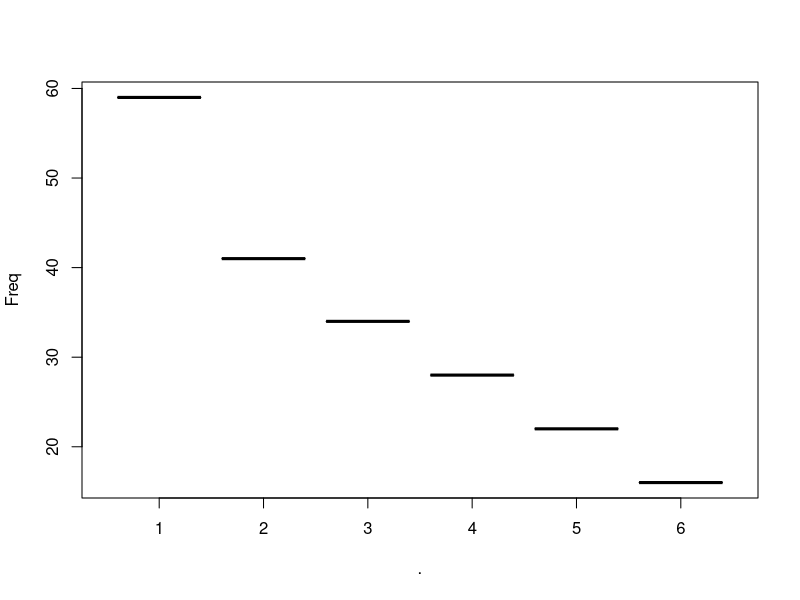
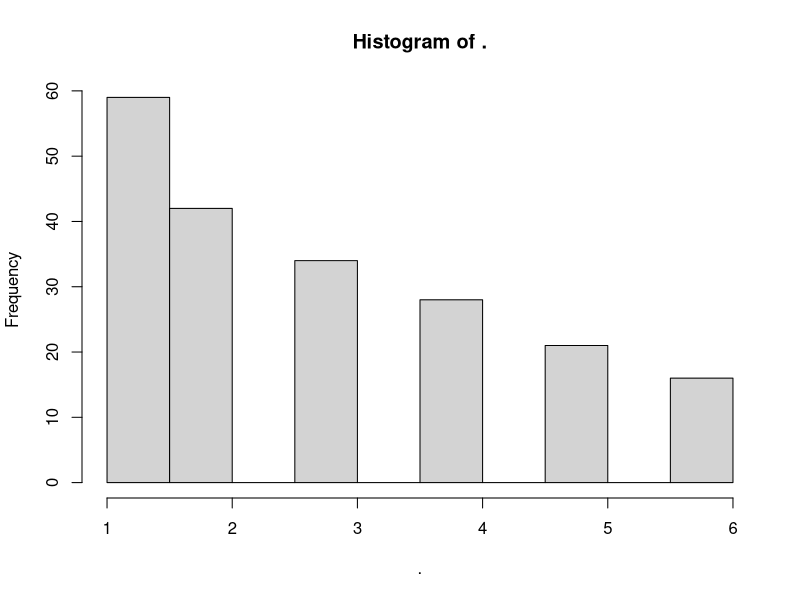
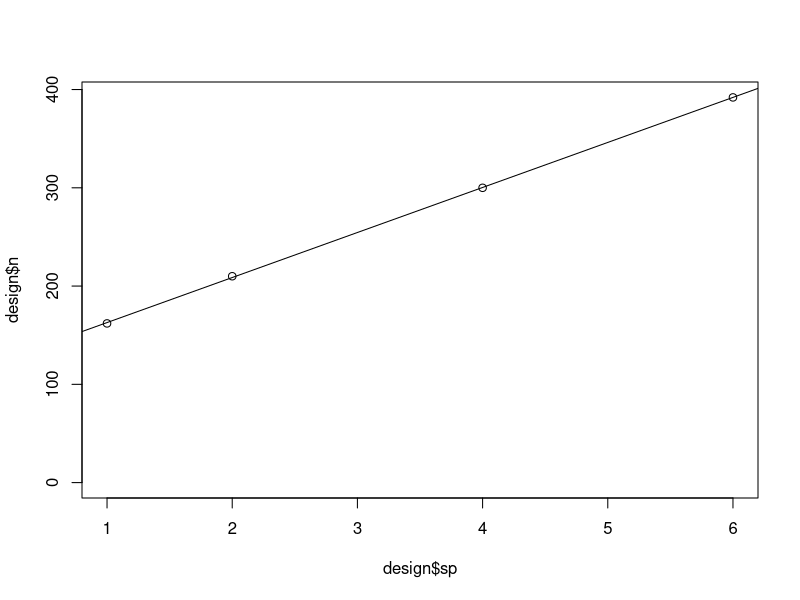
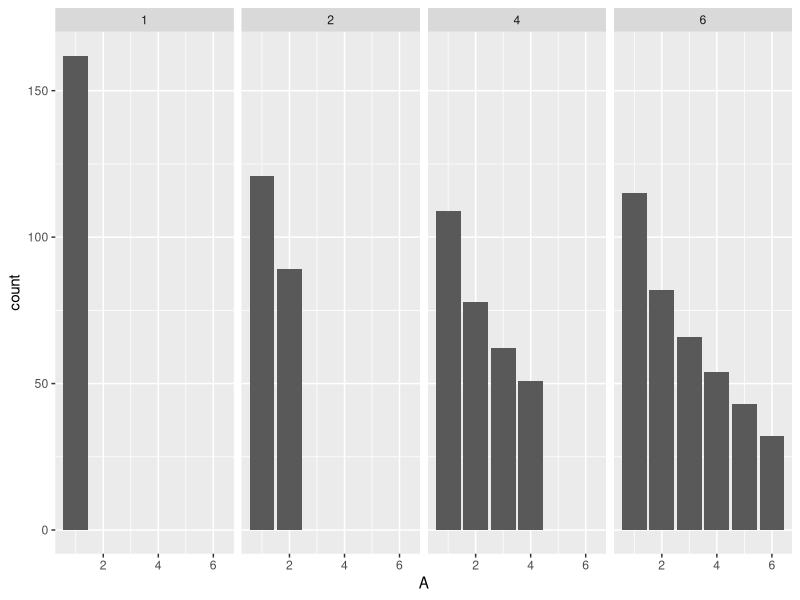
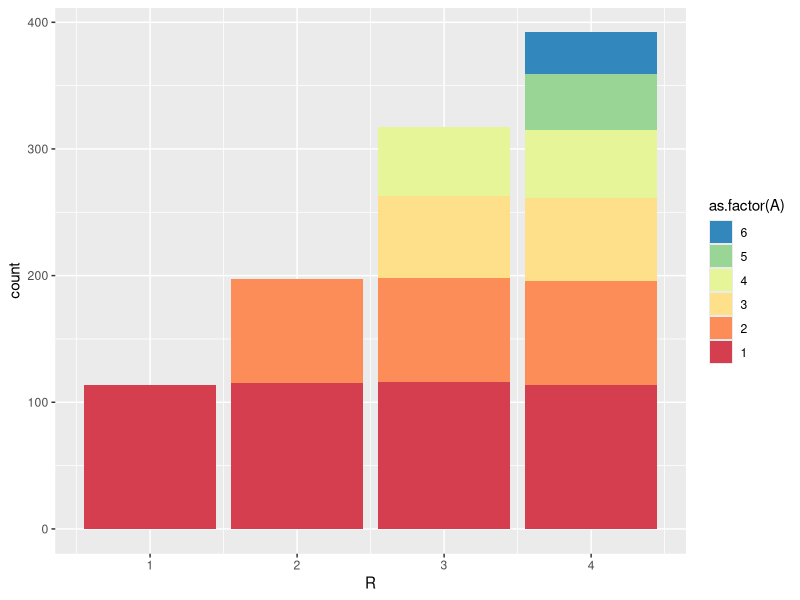
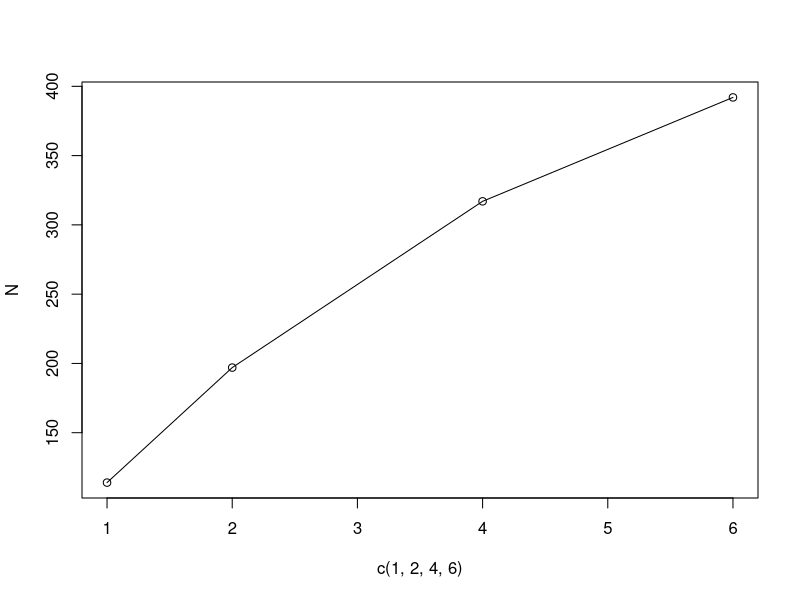
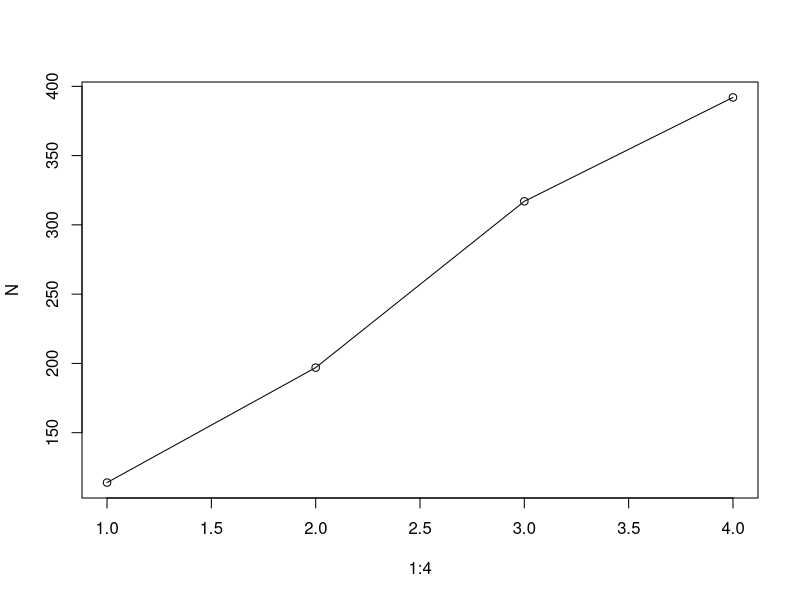
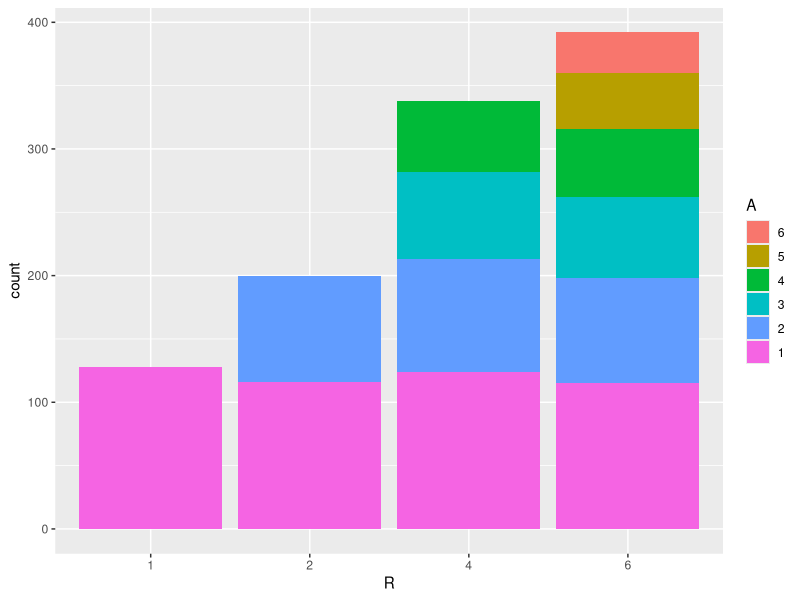

These figures' R source, in order: (Note: this script raises an error after producing the figures.)
library(dplyr); library(reshape2)
library(ggplot2)

#change color palette
library(RColorBrewer)
library(viridis)
pal<-(RColorBrewer::brewer.pal(6, "Spectral")) 
pal <- rev(pal)


#generating needed distributions for the mesocosm simulation

#################################
#SPECIES DISTRIBUTIONS
#################################
#lognormal distribution of species abundances
#important for knowing abundances of species at each richness level.

#you have 6 species. get proportion of individuals per species and standardize to a certain number of total individuals.

getabund <- function(r, n){ 
  #r=richness, n=total individuals, mu=mean of log distribution
  
  #get counts of each species
  n1 = n+max(r) #buffering the number of species so there aren't errors due to rounding
  
  #get distribution of each species. comes from a log distribution (mu=6, sd=.4) and 6 species are pulled. replicated 1000 times and the mean values taken.
  N <- 6
  sims <- 1000
  m2 <- matrix(NA, nrow = sims, ncol = N)
  for(i in 1:sims){
    y2 <- rlnorm(1:N, meanlog = 1, sdlog = .5) %>% 
      sort(decreasing = T)
    m2[i,] <- y2
  }
  pool <- apply(m2, 2, mean)/sum(apply(m2, 2, mean))
  
  #get abundances of each species for a richness level
  abund <- pool[1:r]*n1/sum(pool[1:r])
  
  #get actual population from the counts above 
  r2=1:length(r)
  pop <- rep(1:length(abund), abund)
  pop <- sort(sample(pop, n)) #bring the population back down to desired n. had issues with rounding.
  return(pop)
}

#adding in argument "rand" so I can specify if assembly is random
getabund3 <- function(n=100, rand=F) {
  
  #load nested functions
  getabund2 <- function(n){
    x=c(1,2,4,6)
    counts <- lapply(x, function(r) getabund(r, n))
    counts2 <- unlist(counts)
    counts2 <- as.data.frame(matrix(counts2, ncol=length(x))) 
    names(counts2) <- c("R1", "R2", "R4", "R6")
    counts2
  }
  
  #setup randomization option
  A <- getabund2(n)
  sp <- unique(A$R6)
  if (rand==T) {
    randsp <- sample(sp, length(sp))
    A <- apply(A, 2, function(x) Rename(randsp, sp, x))
  }
    A
}

counts2 <- getabund3(200, rand = F)  
counts2
#pool comes from a lognormal distribution
getabund(6, 200) %>% table %>% as.data.frame() %>% plot
getabund(6, 200) %>% hist
#################################
#Abundances with additive treatment
#################################
#trays are 10 (25) x 20 (50) inches, optimumum distance is 2 cm apart...12x25=300plants
#design abundances so abund vs. richness increases linearly. Unfortunately, number of species n doesn't remain the same throughout treatments. may need to be a saturating curve. 
design <- tibble(r=c(1.8, 2, 2.4, 2.8), w=round(25/r), l=round(50/r), n=w*l, sp=c( 6, 4, 2, 1))
plot(design$sp, design$n, ylim=c(0, max(design$n)))
abline(lm(design$n~design$sp))

test <- sapply(c(1,2,4,6), function(i) {
  A <- getabund(i, design$n[design$sp==i])
  R <- rep(i, length(A))
  cbind(R, A)
}
  )
test <- do.call("rbind.data.frame", test)
ggplot(test, aes(A, group=R))+
  geom_bar()+
  facet_grid(~R)

#Saturating curve. define the curves based on the species abundances of the richest community. I'm using 392, a somewhat arbitrary number that seems fine for the most abundant community. don't want to plant too much more than that. 
A <- getabund(6, 392) %>% table()
R <- c(1,2,4,6)
N <- sapply(R, function(i) sum(A[1:i]))
tmp <- sapply(1:length(N), function(i) {
  A <- getabund(R[i], N[i])
  R <- rep(i, length(A))
  cbind(R, A)
  })
tmp <- do.call("rbind.data.frame", tmp)
tmp$A <- as.factor(tmp$A)
tmp$A <- factor(tmp$A, levels = rev(levels(tmp$A)))

ggplot(tmp, aes(R, group=A, fill=as.factor(A)))+
  scale_fill_manual(values = pal)+
  geom_bar()
plot(c(1,2,4,6), N, type='o')
plot(1:4, N, type='o')

#redesigning. Probably the best I'll do.
N # 115 198 319 392 = optimum number to keep constant species abundaces across treatments
#design <- tibble(r=c(1.75, 1.9, 2.28, 3), w=floor(25/r), l=floor(50/r), n=w*l, sp=c( 6, 4, 2, 1)) #previous design using the wrong log-dist
design <- tibble(r=c(1.75, 1.92, 2.39, 3), w=floor(25/r), l=floor(50/r), n=w*l, sp=c( 6, 4, 2, 1)) 
design
tmp <- sapply(c(1,2,4,6), function(i) {
  A <- getabund(i, design$n[design$sp==i])
  R <- rep(i, length(A))
  cbind(R, A)
}
)
tmp <- do.call("rbind.data.frame", tmp)
tmp$R <- as.factor(tmp$R)
tmp$A <- as.factor(tmp$A)
tmp$A <- factor(tmp$A, levels = rev(levels(tmp$A)))
ggplot(tmp, aes(R, group=A, fill=A))+
  geom_bar()

#getting abundances for all 4 treatments: sub/det, sub/rand, add/det, add/rand
getabund4 <- function(dist, rand=F){
  #load function
  getabund <- function(r, n){ 
    #r=richness, n=total individuals, mu=mean of log distribution
    
    #get counts of each species
    n1 = n+max(r) #buffering the number of species so there aren't errors due to rounding
    
    #get distribution of each species. comes from a log distribution (mu=6, sd=.4) and 6 species are pulled. replicated 1000 times and the mean values taken.
    N <- 6
    sims <- 1000
    m2 <- matrix(NA, nrow = sims, ncol = N)
    for(i in 1:sims){
      y2 <- rlnorm(1:N, meanlog = 1, sdlog = .5) %>% 
        sort(decreasing = T)
      m2[i,] <- y2
    }
    pool <- apply(m2, 2, mean)/sum(apply(m2, 2, mean))
    
    #get abundances of each species for a richness level
    abund <- pool[1:r]*n1/sum(pool[1:r])
    
    #get actual population from the counts above 
    r2=1:length(r)
    pop <- rep(1:length(abund), abund)
    pop <- sort(sample(pop, n)) #bring the population back down to desired n. had issues with rounding.
    return(pop)
  }
  
  #design is based on dimensions of available propogation trays
  design <- tibble(r=dist, w=floor(25/r), l=floor(50/r), n=w*l, sp=c( 1,2,4,6))
  tmp <- lapply(c(1,2,4,6), function(i) {
    A <- getabund(i, design$n[design$sp==i])
    R <- rep(i, length(A))
    cbind(R, A)
  }
  )
  tmp <- do.call("rbind.data.frame", tmp)

  #setup randomization option
  sp <- unique(tmp$A)
  if (rand==T) {
    randsp <- sample(sp, length(sp))
    tmp$A <- Rename(randsp, sp, tmp$A)
  }
  tmp$R <- as.factor(as.numeric(tmp$R))
  tmp$A <- as.factor(as.numeric(tmp$A))
  tmp$A <- factor(tmp$A, levels = rev(levels(tmp$A)))
  tmp
}

#treatments: sub/det, sub/rand, add/det, add/rand
#interplant spacings (cm)
#default distances
D.add <- rev(c(1.75, 1.92, 2.39, 3))
#D.add <- rev(c(1.75, 1.9, 2.28, 3)) #old distances with the wrong log-dist
D.sub <- 1.75

A_D <- data.frame(getabund4(D.add, F), dens="additive", rand="deterministic")
A_S <- data.frame(getabund4(D.add, T), dens="additive", rand="stochastic")
S_D <- data.frame(getabund4(D.sub, F), dens="substitutive", rand="deterministic")
S_S <- data.frame(getabund4(D.sub, T), dens="substitutive", rand="stochastic")

plotdesign <- rbind(A_D, A_S, S_D, S_S)

ggplot(plotdesign, aes(R, group=A, fill=A))+
  geom_bar()+
  labs(fill="species", x="richness", y="# individuals")+
  scale_fill_manual(values=pal) +
  background_grid(major = "xy", minor = "none") +
  facet_wrap(~rand+dens)

#exporting the dimensions of the experiment to csv
design <- tibble(d=rep(c("add","sub"), each=4), r=c(1.75, 1.92, 2.39, 3, 1.75, 1.75, 1.75, 1.75), w=floor(25/r), l=floor(50/r), n=w*l, sp=c( 6, 4, 2, 1, 6, 4, 2, 1))
design <- design %>% 
  group_by(d) %>% 
  arrange(sp, .by_group=T)
write.csv(design, "simulation/outputs/design.csv", row.names = F)
################################
#plotting

melt(counts2)

#plot counts
counts3 <- melt(counts2)
spp <- as.factor(counts3$value)
spp <- factor(spp, levels = sort(levels(spp), T))
ggplot(counts3, aes( variable, group=spp, fill=spp)) +
  geom_bar()
#plot distribution of richest community
tmp <- counts3 %>% 
  group_by(variable) %>% 
  count(value) %>% 
  filter(variable=="R6")
plot(tmp$value, tmp$n)
hist(counts2$R4)

#export host abundances 
write.csv(counts2, "simulation/outputs/hostabund.csv", row.names = F)





##################################
#COMPETENCY CURVES
##################################
#competency is a function of susceptibility and infectivity. if we assume infectivity is constant over time and across species, it's just a function of susceptibility. I expect a plant to be susceptible highest a day or two after their neighbor is infected and a gradual decay over time. The distribution is from Otten 2003, describing the decay of the secondary transmission rates. I'm eyeballing the distribution to match something like the decay in primary transmission, same paper. formula is as follows: 

trans <- function(B=.182, g=3.06, t=1:10, tq){
  #B determines amplitude; gamma is slope of decay; t is time duration; tq is time of peak
  B_t = B*exp(-g*(log(t/tq))^2)
  return(B_t)
}

#explore the parameters
#Beta: amplitude
tmp <- lapply(seq(.1, .5, length.out = 10), function(x) trans(tq=2, B=x))
plot(1:10, tmp[[10]])
for(i in 1:length(tmp)){
  points(1:10, tmp[[i]], type='o')
}

#Gamma: steepness
tmp <- lapply(seq(.1, .5, length.out = 10), function(x) trans(tq=2, g=x))
plot(1:10, tmp[[10]])
for(i in 1:length(tmp)){
  points(1:10, tmp[[i]], type='o')
}

#tq: time of peak
tmp <- lapply(1:5, function(x) trans(tq=x))
plot(1:10, tmp[[1]])
for(i in 1:length(tmp)){
  points(1:10, tmp[[i]], type='o')
}

#it looks like tq=2 seems most sensible. B and g are from Otten 2003. Will keep g as is, but B will vary depending on plant species. 
tmp <- lapply(c(c(.9, .4, .3, .1, 0, 0)), function(x) trans(tq=2, B=x, t=1:20))
plot(1:20, tmp[[1]])
for(i in 1:length(tmp)){
  points(1:20, tmp[[i]], type='o')
}
#create dataframe
comp <- data.frame(time=1:20, do.call("cbind", tmp))
names(comp) <- c("time", 1:6)
comp2 <- melt(comp, measure.vars = 2:7, id.vars = "time", variable.name = "species", value.name = "comp")
comp2

#export "competency" values
write.csv(comp2, "simulation/outputs/competencyvalues.csv", row.names = F)

